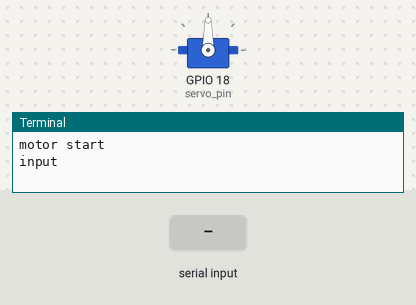
A program run on a simulated Raspberry Pi (BCM pin numbers). On the bench: servo, the last lines printed to the terminal. The inputs (shaded band) are chosen by the test bench. Servo angles are drawn from the pulse width (0.5 ms = 0°, 2.5 ms = 180°).

Above: at 1.2 s.
1.3 s: "5" typed at the terminal, then Enter
At 2.6 s:
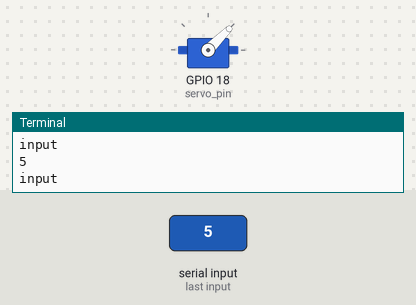
Timing chart, 0 to 4.3 s (numbered marks = the images above; inputs shaded):
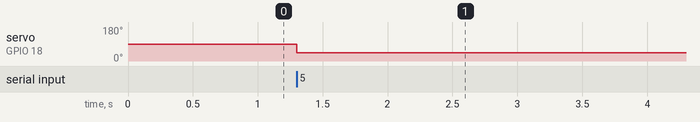

The program:

servo_motor_control.py
```python
import RPi.GPIO as gpi
import sys
import time


gpi.setmode(gpi.BCM)
servo_pin = 18  # 서보모터

gpi.setup(servo_pin, gpi.OUT)

servo = gpi.PWM(servo_pin, 50)
servo.start(7.5)

print("motor start")

try:
    while True:
        pwm = float(input("input"))
        servo.ChangeDutyCycle(pwm)
        if pwm == 0:
            break
finally:
    servo.stop()
    gpi.cleanup()

#	sys.exit()
```

Measured:
- after the input at 1.3 s, servo on GPIO 18 (servo_pin): 90° → 45° at once
